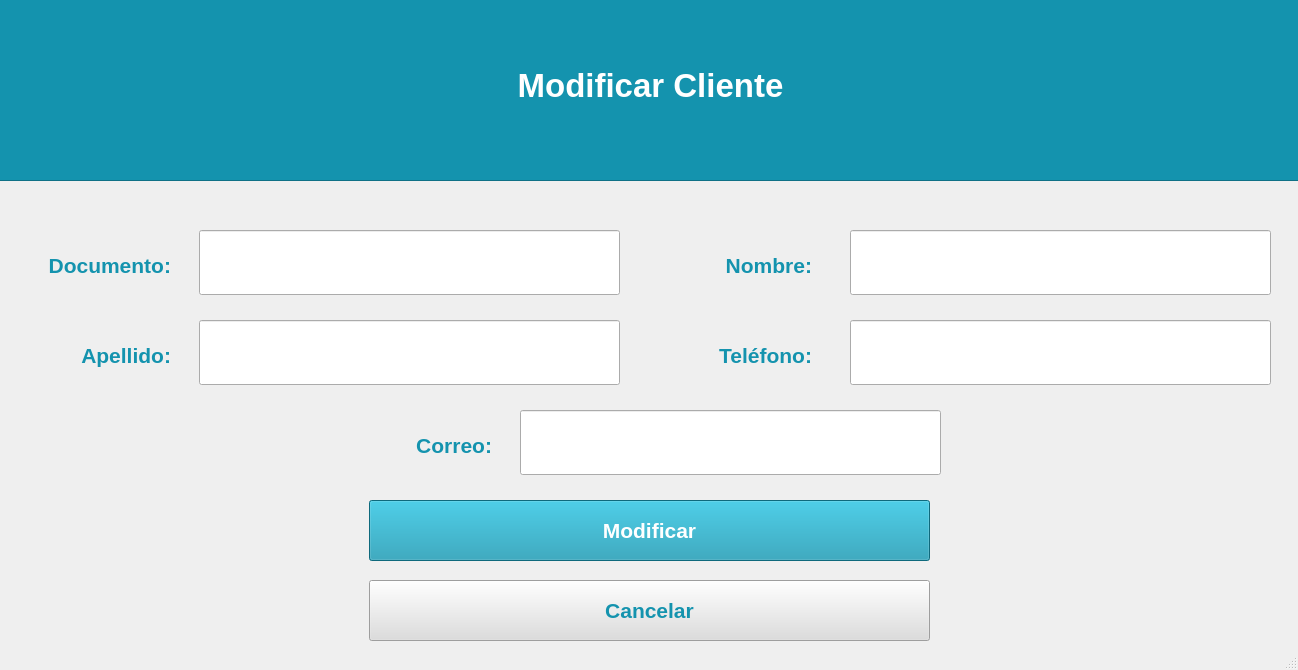
<?xml version="1.0" encoding="UTF-8"?>
<ui version="4.0">
 <class>MainWindow</class>
 <widget class="QMainWindow" name="MainWindow">
  <property name="geometry">
   <rect>
    <x>0</x>
    <y>0</y>
    <width>1298</width>
    <height>670</height>
   </rect>
  </property>
  <property name="minimumSize">
   <size>
    <width>1298</width>
    <height>670</height>
   </size>
  </property>
  <property name="maximumSize">
   <size>
    <width>1298</width>
    <height>670</height>
   </size>
  </property>
  <property name="windowTitle">
   <string>MainWindow</string>
  </property>
  <widget class="QWidget" name="centralwidget">
   <widget class="QPushButton" name="Modificar">
    <property name="geometry">
     <rect>
      <x>369</x>
      <y>500</y>
      <width>561</width>
      <height>61</height>
     </rect>
    </property>
    <property name="palette">
     <palette>
      <active>
       <colorrole role="WindowText">
        <brush brushstyle="SolidPattern">
         <color alpha="255">
          <red>255</red>
          <green>255</green>
          <blue>255</blue>
         </color>
        </brush>
       </colorrole>
       <colorrole role="Button">
        <brush brushstyle="SolidPattern">
         <color alpha="255">
          <red>20</red>
          <green>147</green>
          <blue>174</blue>
         </color>
        </brush>
       </colorrole>
       <colorrole role="ButtonText">
        <brush brushstyle="SolidPattern">
         <color alpha="255">
          <red>255</red>
          <green>255</green>
          <blue>255</blue>
         </color>
        </brush>
       </colorrole>
       <colorrole role="Base">
        <brush brushstyle="SolidPattern">
         <color alpha="255">
          <red>20</red>
          <green>147</green>
          <blue>174</blue>
         </color>
        </brush>
       </colorrole>
       <colorrole role="Window">
        <brush brushstyle="SolidPattern">
         <color alpha="255">
          <red>20</red>
          <green>147</green>
          <blue>174</blue>
         </color>
        </brush>
       </colorrole>
      </active>
      <inactive>
       <colorrole role="WindowText">
        <brush brushstyle="SolidPattern">
         <color alpha="255">
          <red>255</red>
          <green>255</green>
          <blue>255</blue>
         </color>
        </brush>
       </colorrole>
       <colorrole role="Button">
        <brush brushstyle="SolidPattern">
         <color alpha="255">
          <red>20</red>
          <green>147</green>
          <blue>174</blue>
         </color>
        </brush>
       </colorrole>
       <colorrole role="ButtonText">
        <brush brushstyle="SolidPattern">
         <color alpha="255">
          <red>255</red>
          <green>255</green>
          <blue>255</blue>
         </color>
        </brush>
       </colorrole>
       <colorrole role="Base">
        <brush brushstyle="SolidPattern">
         <color alpha="255">
          <red>20</red>
          <green>147</green>
          <blue>174</blue>
         </color>
        </brush>
       </colorrole>
       <colorrole role="Window">
        <brush brushstyle="SolidPattern">
         <color alpha="255">
          <red>20</red>
          <green>147</green>
          <blue>174</blue>
         </color>
        </brush>
       </colorrole>
      </inactive>
      <disabled>
       <colorrole role="WindowText">
        <brush brushstyle="SolidPattern">
         <color alpha="255">
          <red>120</red>
          <green>120</green>
          <blue>120</blue>
         </color>
        </brush>
       </colorrole>
       <colorrole role="Button">
        <brush brushstyle="SolidPattern">
         <color alpha="255">
          <red>20</red>
          <green>147</green>
          <blue>174</blue>
         </color>
        </brush>
       </colorrole>
       <colorrole role="ButtonText">
        <brush brushstyle="SolidPattern">
         <color alpha="255">
          <red>120</red>
          <green>120</green>
          <blue>120</blue>
         </color>
        </brush>
       </colorrole>
       <colorrole role="Base">
        <brush brushstyle="SolidPattern">
         <color alpha="255">
          <red>20</red>
          <green>147</green>
          <blue>174</blue>
         </color>
        </brush>
       </colorrole>
       <colorrole role="Window">
        <brush brushstyle="SolidPattern">
         <color alpha="255">
          <red>20</red>
          <green>147</green>
          <blue>174</blue>
         </color>
        </brush>
       </colorrole>
      </disabled>
     </palette>
    </property>
    <property name="font">
     <font>
      <pointsize>16</pointsize>
      <weight>75</weight>
      <italic>false</italic>
      <bold>true</bold>
      <underline>false</underline>
      <strikeout>false</strikeout>
     </font>
    </property>
    <property name="styleSheet">
     <string notr="true">background-color: rgb(20, 147, 174)</string>
    </property>
    <property name="text">
     <string>Modificar</string>
    </property>
   </widget>
   <widget class="QPushButton" name="Cancelar">
    <property name="geometry">
     <rect>
      <x>369</x>
      <y>580</y>
      <width>561</width>
      <height>61</height>
     </rect>
    </property>
    <property name="palette">
     <palette>
      <active>
       <colorrole role="Button">
        <brush brushstyle="SolidPattern">
         <color alpha="255">
          <red>221</red>
          <green>221</green>
          <blue>221</blue>
         </color>
        </brush>
       </colorrole>
       <colorrole role="ButtonText">
        <brush brushstyle="SolidPattern">
         <color alpha="255">
          <red>20</red>
          <green>147</green>
          <blue>174</blue>
         </color>
        </brush>
       </colorrole>
       <colorrole role="Base">
        <brush brushstyle="SolidPattern">
         <color alpha="255">
          <red>221</red>
          <green>221</green>
          <blue>221</blue>
         </color>
        </brush>
       </colorrole>
       <colorrole role="Window">
        <brush brushstyle="SolidPattern">
         <color alpha="255">
          <red>221</red>
          <green>221</green>
          <blue>221</blue>
         </color>
        </brush>
       </colorrole>
      </active>
      <inactive>
       <colorrole role="Button">
        <brush brushstyle="SolidPattern">
         <color alpha="255">
          <red>221</red>
          <green>221</green>
          <blue>221</blue>
         </color>
        </brush>
       </colorrole>
       <colorrole role="ButtonText">
        <brush brushstyle="SolidPattern">
         <color alpha="255">
          <red>20</red>
          <green>147</green>
          <blue>174</blue>
         </color>
        </brush>
       </colorrole>
       <colorrole role="Base">
        <brush brushstyle="SolidPattern">
         <color alpha="255">
          <red>221</red>
          <green>221</green>
          <blue>221</blue>
         </color>
        </brush>
       </colorrole>
       <colorrole role="Window">
        <brush brushstyle="SolidPattern">
         <color alpha="255">
          <red>221</red>
          <green>221</green>
          <blue>221</blue>
         </color>
        </brush>
       </colorrole>
      </inactive>
      <disabled>
       <colorrole role="Button">
        <brush brushstyle="SolidPattern">
         <color alpha="255">
          <red>221</red>
          <green>221</green>
          <blue>221</blue>
         </color>
        </brush>
       </colorrole>
       <colorrole role="ButtonText">
        <brush brushstyle="SolidPattern">
         <color alpha="255">
          <red>120</red>
          <green>120</green>
          <blue>120</blue>
         </color>
        </brush>
       </colorrole>
       <colorrole role="Base">
        <brush brushstyle="SolidPattern">
         <color alpha="255">
          <red>221</red>
          <green>221</green>
          <blue>221</blue>
         </color>
        </brush>
       </colorrole>
       <colorrole role="Window">
        <brush brushstyle="SolidPattern">
         <color alpha="255">
          <red>221</red>
          <green>221</green>
          <blue>221</blue>
         </color>
        </brush>
       </colorrole>
      </disabled>
     </palette>
    </property>
    <property name="font">
     <font>
      <pointsize>16</pointsize>
      <weight>75</weight>
      <bold>true</bold>
     </font>
    </property>
    <property name="styleSheet">
     <string notr="true">background-color: rgb(221, 221, 221);</string>
    </property>
    <property name="text">
     <string>Cancelar</string>
    </property>
   </widget>
   <widget class="QLabel" name="label_2">
    <property name="geometry">
     <rect>
      <x>0</x>
      <y>225</y>
      <width>171</width>
      <height>81</height>
     </rect>
    </property>
    <property name="palette">
     <palette>
      <active>
       <colorrole role="WindowText">
        <brush brushstyle="SolidPattern">
         <color alpha="255">
          <red>20</red>
          <green>147</green>
          <blue>174</blue>
         </color>
        </brush>
       </colorrole>
      </active>
      <inactive>
       <colorrole role="WindowText">
        <brush brushstyle="SolidPattern">
         <color alpha="255">
          <red>20</red>
          <green>147</green>
          <blue>174</blue>
         </color>
        </brush>
       </colorrole>
      </inactive>
      <disabled>
       <colorrole role="WindowText">
        <brush brushstyle="SolidPattern">
         <color alpha="255">
          <red>120</red>
          <green>120</green>
          <blue>120</blue>
         </color>
        </brush>
       </colorrole>
      </disabled>
     </palette>
    </property>
    <property name="font">
     <font>
      <pointsize>16</pointsize>
      <weight>75</weight>
      <bold>true</bold>
     </font>
    </property>
    <property name="text">
     <string>Documento:</string>
    </property>
    <property name="alignment">
     <set>Qt::AlignRight|Qt::AlignTrailing|Qt::AlignVCenter</set>
    </property>
   </widget>
   <widget class="QLabel" name="label_3">
    <property name="geometry">
     <rect>
      <x>641</x>
      <y>225</y>
      <width>171</width>
      <height>81</height>
     </rect>
    </property>
    <property name="palette">
     <palette>
      <active>
       <colorrole role="WindowText">
        <brush brushstyle="SolidPattern">
         <color alpha="255">
          <red>20</red>
          <green>147</green>
          <blue>174</blue>
         </color>
        </brush>
       </colorrole>
      </active>
      <inactive>
       <colorrole role="WindowText">
        <brush brushstyle="SolidPattern">
         <color alpha="255">
          <red>20</red>
          <green>147</green>
          <blue>174</blue>
         </color>
        </brush>
       </colorrole>
      </inactive>
      <disabled>
       <colorrole role="WindowText">
        <brush brushstyle="SolidPattern">
         <color alpha="255">
          <red>120</red>
          <green>120</green>
          <blue>120</blue>
         </color>
        </brush>
       </colorrole>
      </disabled>
     </palette>
    </property>
    <property name="font">
     <font>
      <pointsize>16</pointsize>
      <weight>75</weight>
      <bold>true</bold>
     </font>
    </property>
    <property name="text">
     <string>Nombre:</string>
    </property>
    <property name="alignment">
     <set>Qt::AlignRight|Qt::AlignTrailing|Qt::AlignVCenter</set>
    </property>
   </widget>
   <widget class="QFrame" name="frame">
    <property name="geometry">
     <rect>
      <x>-130</x>
      <y>-20</y>
      <width>1621</width>
      <height>201</height>
     </rect>
    </property>
    <property name="styleSheet">
     <string notr="true">background-color: rgb(20, 147, 174);</string>
    </property>
    <property name="frameShape">
     <enum>QFrame::StyledPanel</enum>
    </property>
    <property name="frameShadow">
     <enum>QFrame::Raised</enum>
    </property>
    <widget class="QLabel" name="label_15">
     <property name="geometry">
      <rect>
       <x>505</x>
       <y>70</y>
       <width>551</width>
       <height>71</height>
      </rect>
     </property>
     <property name="palette">
      <palette>
       <active>
        <colorrole role="WindowText">
         <brush brushstyle="SolidPattern">
          <color alpha="255">
           <red>255</red>
           <green>255</green>
           <blue>255</blue>
          </color>
         </brush>
        </colorrole>
        <colorrole role="Button">
         <brush brushstyle="SolidPattern">
          <color alpha="255">
           <red>20</red>
           <green>147</green>
           <blue>174</blue>
          </color>
         </brush>
        </colorrole>
        <colorrole role="Base">
         <brush brushstyle="SolidPattern">
          <color alpha="255">
           <red>20</red>
           <green>147</green>
           <blue>174</blue>
          </color>
         </brush>
        </colorrole>
        <colorrole role="Window">
         <brush brushstyle="SolidPattern">
          <color alpha="255">
           <red>20</red>
           <green>147</green>
           <blue>174</blue>
          </color>
         </brush>
        </colorrole>
       </active>
       <inactive>
        <colorrole role="WindowText">
         <brush brushstyle="SolidPattern">
          <color alpha="255">
           <red>255</red>
           <green>255</green>
           <blue>255</blue>
          </color>
         </brush>
        </colorrole>
        <colorrole role="Button">
         <brush brushstyle="SolidPattern">
          <color alpha="255">
           <red>20</red>
           <green>147</green>
           <blue>174</blue>
          </color>
         </brush>
        </colorrole>
        <colorrole role="Base">
         <brush brushstyle="SolidPattern">
          <color alpha="255">
           <red>20</red>
           <green>147</green>
           <blue>174</blue>
          </color>
         </brush>
        </colorrole>
        <colorrole role="Window">
         <brush brushstyle="SolidPattern">
          <color alpha="255">
           <red>20</red>
           <green>147</green>
           <blue>174</blue>
          </color>
         </brush>
        </colorrole>
       </inactive>
       <disabled>
        <colorrole role="WindowText">
         <brush brushstyle="SolidPattern">
          <color alpha="255">
           <red>120</red>
           <green>120</green>
           <blue>120</blue>
          </color>
         </brush>
        </colorrole>
        <colorrole role="Button">
         <brush brushstyle="SolidPattern">
          <color alpha="255">
           <red>20</red>
           <green>147</green>
           <blue>174</blue>
          </color>
         </brush>
        </colorrole>
        <colorrole role="Base">
         <brush brushstyle="SolidPattern">
          <color alpha="255">
           <red>20</red>
           <green>147</green>
           <blue>174</blue>
          </color>
         </brush>
        </colorrole>
        <colorrole role="Window">
         <brush brushstyle="SolidPattern">
          <color alpha="255">
           <red>20</red>
           <green>147</green>
           <blue>174</blue>
          </color>
         </brush>
        </colorrole>
       </disabled>
      </palette>
     </property>
     <property name="font">
      <font>
       <pointsize>25</pointsize>
       <weight>75</weight>
       <bold>true</bold>
       <stylestrategy>PreferDefault</stylestrategy>
      </font>
     </property>
     <property name="layoutDirection">
      <enum>Qt::LeftToRight</enum>
     </property>
     <property name="text">
      <string>Modificar Cliente</string>
     </property>
     <property name="alignment">
      <set>Qt::AlignCenter</set>
     </property>
    </widget>
   </widget>
   <widget class="QFrame" name="frame_2">
    <property name="geometry">
     <rect>
      <x>629</x>
      <y>540</y>
      <width>1</width>
      <height>1</height>
     </rect>
    </property>
    <property name="frameShape">
     <enum>QFrame::StyledPanel</enum>
    </property>
    <property name="frameShadow">
     <enum>QFrame::Raised</enum>
    </property>
   </widget>
   <widget class="QLineEdit" name="lineEdit">
    <property name="geometry">
     <rect>
      <x>199</x>
      <y>230</y>
      <width>421</width>
      <height>65</height>
     </rect>
    </property>
    <property name="font">
     <font>
      <pointsize>14</pointsize>
     </font>
    </property>
   </widget>
   <widget class="QLineEdit" name="lineEdit_2">
    <property name="geometry">
     <rect>
      <x>850</x>
      <y>230</y>
      <width>421</width>
      <height>65</height>
     </rect>
    </property>
   </widget>
   <widget class="QLabel" name="label_4">
    <property name="geometry">
     <rect>
      <x>641</x>
      <y>315</y>
      <width>171</width>
      <height>81</height>
     </rect>
    </property>
    <property name="palette">
     <palette>
      <active>
       <colorrole role="WindowText">
        <brush brushstyle="SolidPattern">
         <color alpha="255">
          <red>20</red>
          <green>147</green>
          <blue>174</blue>
         </color>
        </brush>
       </colorrole>
      </active>
      <inactive>
       <colorrole role="WindowText">
        <brush brushstyle="SolidPattern">
         <color alpha="255">
          <red>20</red>
          <green>147</green>
          <blue>174</blue>
         </color>
        </brush>
       </colorrole>
      </inactive>
      <disabled>
       <colorrole role="WindowText">
        <brush brushstyle="SolidPattern">
         <color alpha="255">
          <red>120</red>
          <green>120</green>
          <blue>120</blue>
         </color>
        </brush>
       </colorrole>
      </disabled>
     </palette>
    </property>
    <property name="font">
     <font>
      <pointsize>16</pointsize>
      <weight>75</weight>
      <bold>true</bold>
     </font>
    </property>
    <property name="text">
     <string>Teléfono:</string>
    </property>
    <property name="alignment">
     <set>Qt::AlignRight|Qt::AlignTrailing|Qt::AlignVCenter</set>
    </property>
   </widget>
   <widget class="QLabel" name="label_5">
    <property name="geometry">
     <rect>
      <x>0</x>
      <y>315</y>
      <width>171</width>
      <height>81</height>
     </rect>
    </property>
    <property name="palette">
     <palette>
      <active>
       <colorrole role="WindowText">
        <brush brushstyle="SolidPattern">
         <color alpha="255">
          <red>20</red>
          <green>147</green>
          <blue>174</blue>
         </color>
        </brush>
       </colorrole>
      </active>
      <inactive>
       <colorrole role="WindowText">
        <brush brushstyle="SolidPattern">
         <color alpha="255">
          <red>20</red>
          <green>147</green>
          <blue>174</blue>
         </color>
        </brush>
       </colorrole>
      </inactive>
      <disabled>
       <colorrole role="WindowText">
        <brush brushstyle="SolidPattern">
         <color alpha="255">
          <red>120</red>
          <green>120</green>
          <blue>120</blue>
         </color>
        </brush>
       </colorrole>
      </disabled>
     </palette>
    </property>
    <property name="font">
     <font>
      <pointsize>16</pointsize>
      <weight>75</weight>
      <bold>true</bold>
     </font>
    </property>
    <property name="text">
     <string>Apellido:</string>
    </property>
    <property name="alignment">
     <set>Qt::AlignRight|Qt::AlignTrailing|Qt::AlignVCenter</set>
    </property>
   </widget>
   <widget class="QLineEdit" name="lineEdit_3">
    <property name="geometry">
     <rect>
      <x>199</x>
      <y>320</y>
      <width>421</width>
      <height>65</height>
     </rect>
    </property>
    <property name="font">
     <font>
      <pointsize>14</pointsize>
     </font>
    </property>
   </widget>
   <widget class="QLineEdit" name="lineEdit_4">
    <property name="geometry">
     <rect>
      <x>850</x>
      <y>320</y>
      <width>421</width>
      <height>65</height>
     </rect>
    </property>
   </widget>
   <widget class="QLabel" name="label_6">
    <property name="geometry">
     <rect>
      <x>321</x>
      <y>405</y>
      <width>171</width>
      <height>81</height>
     </rect>
    </property>
    <property name="palette">
     <palette>
      <active>
       <colorrole role="WindowText">
        <brush brushstyle="SolidPattern">
         <color alpha="255">
          <red>20</red>
          <green>147</green>
          <blue>174</blue>
         </color>
        </brush>
       </colorrole>
      </active>
      <inactive>
       <colorrole role="WindowText">
        <brush brushstyle="SolidPattern">
         <color alpha="255">
          <red>20</red>
          <green>147</green>
          <blue>174</blue>
         </color>
        </brush>
       </colorrole>
      </inactive>
      <disabled>
       <colorrole role="WindowText">
        <brush brushstyle="SolidPattern">
         <color alpha="255">
          <red>120</red>
          <green>120</green>
          <blue>120</blue>
         </color>
        </brush>
       </colorrole>
      </disabled>
     </palette>
    </property>
    <property name="font">
     <font>
      <pointsize>16</pointsize>
      <weight>75</weight>
      <bold>true</bold>
     </font>
    </property>
    <property name="text">
     <string>Correo:</string>
    </property>
    <property name="alignment">
     <set>Qt::AlignRight|Qt::AlignTrailing|Qt::AlignVCenter</set>
    </property>
   </widget>
   <widget class="QLineEdit" name="lineEdit_5">
    <property name="geometry">
     <rect>
      <x>520</x>
      <y>410</y>
      <width>421</width>
      <height>65</height>
     </rect>
    </property>
    <property name="font">
     <font>
      <pointsize>14</pointsize>
     </font>
    </property>
    <property name="text">
     <string/>
    </property>
   </widget>
  </widget>
  <widget class="QStatusBar" name="statusbar"/>
 </widget>
 <resources/>
 <connections/>
</ui>
